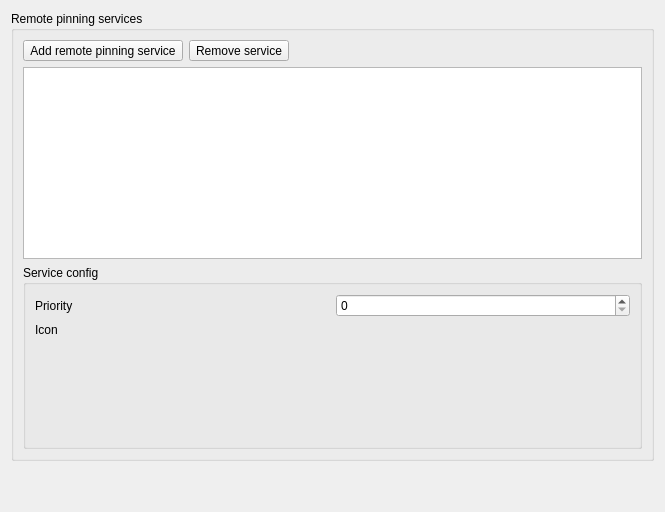
<?xml version="1.0" encoding="UTF-8"?>
<ui version="4.0">
 <class>SettingsForm</class>
 <widget class="QWidget" name="SettingsForm">
  <property name="geometry">
   <rect>
    <x>0</x>
    <y>0</y>
    <width>665</width>
    <height>512</height>
   </rect>
  </property>
  <property name="windowTitle">
   <string>Form</string>
  </property>
  <layout class="QVBoxLayout" name="verticalLayout_3">
   <item>
    <layout class="QVBoxLayout" name="verticalLayout_2">
     <item>
      <widget class="QGroupBox" name="groupBox">
       <property name="title">
        <string>Remote pinning services</string>
       </property>
       <layout class="QVBoxLayout" name="verticalLayout_5">
        <item>
         <layout class="QHBoxLayout" name="horizontalLayout">
          <item>
           <widget class="QToolButton" name="rPinServiceAddButton">
            <property name="text">
             <string>Add remote pinning service</string>
            </property>
            <property name="icon">
             <iconset resource="../galacteek.qrc">
              <normaloff>:/share/icons/pin/pin-diago-blue.png</normaloff>:/share/icons/pin/pin-diago-blue.png</iconset>
            </property>
            <property name="toolButtonStyle">
             <enum>Qt::ToolButtonTextBesideIcon</enum>
            </property>
           </widget>
          </item>
          <item>
           <widget class="QToolButton" name="removeService">
            <property name="text">
             <string>Remove service</string>
            </property>
           </widget>
          </item>
          <item>
           <spacer name="horizontalSpacer">
            <property name="orientation">
             <enum>Qt::Horizontal</enum>
            </property>
            <property name="sizeHint" stdset="0">
             <size>
              <width>40</width>
              <height>20</height>
             </size>
            </property>
           </spacer>
          </item>
         </layout>
        </item>
        <item>
         <widget class="QListWidget" name="rPinServices"/>
        </item>
        <item>
         <widget class="QGroupBox" name="rServiceConfigGroup">
          <property name="title">
           <string>Service config</string>
          </property>
          <layout class="QGridLayout" name="gridLayout_2">
           <item row="0" column="0">
            <layout class="QGridLayout" name="srvGridLayout">
             <item row="0" column="1">
              <widget class="QSpinBox" name="rpsPriority"/>
             </item>
             <item row="1" column="0">
              <widget class="QLabel" name="label_2">
               <property name="text">
                <string>Icon</string>
               </property>
              </widget>
             </item>
             <item row="0" column="0">
              <widget class="QLabel" name="label">
               <property name="text">
                <string>Priority</string>
               </property>
              </widget>
             </item>
             <item row="2" column="0">
              <spacer name="verticalSpacer_2">
               <property name="orientation">
                <enum>Qt::Vertical</enum>
               </property>
               <property name="sizeHint" stdset="0">
                <size>
                 <width>20</width>
                 <height>40</height>
                </size>
               </property>
              </spacer>
             </item>
            </layout>
           </item>
          </layout>
         </widget>
        </item>
       </layout>
      </widget>
     </item>
    </layout>
   </item>
   <item>
    <spacer name="verticalSpacer">
     <property name="orientation">
      <enum>Qt::Vertical</enum>
     </property>
     <property name="sizeType">
      <enum>QSizePolicy::Maximum</enum>
     </property>
     <property name="sizeHint" stdset="0">
      <size>
       <width>20</width>
       <height>40</height>
      </size>
     </property>
    </spacer>
   </item>
  </layout>
 </widget>
 <resources>
  <include location="../galacteek.qrc"/>
 </resources>
 <connections/>
</ui>
